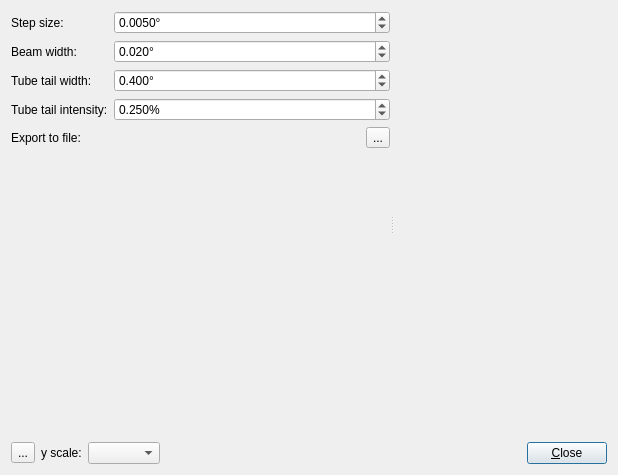
<?xml version="1.0" encoding="UTF-8"?>
<ui version="4.0">
 <class>TubeTailSimulatorDialog</class>
 <widget class="QDialog" name="TubeTailSimulatorDialog">
  <property name="geometry">
   <rect>
    <x>0</x>
    <y>0</y>
    <width>618</width>
    <height>475</height>
   </rect>
  </property>
  <property name="windowTitle">
   <string>Dialog</string>
  </property>
  <layout class="QVBoxLayout" name="verticalLayout">
   <item>
    <widget class="QSplitter" name="splitter">
     <property name="sizePolicy">
      <sizepolicy hsizetype="Expanding" vsizetype="Expanding">
       <horstretch>0</horstretch>
       <verstretch>0</verstretch>
      </sizepolicy>
     </property>
     <property name="orientation">
      <enum>Qt::Horizontal</enum>
     </property>
     <widget class="QWidget" name="layoutWidget">
      <layout class="QGridLayout" name="gridLayout">
       <item row="3" column="0">
        <widget class="QLabel" name="label_4">
         <property name="text">
          <string>Tube tail intensity:</string>
         </property>
        </widget>
       </item>
       <item row="2" column="1">
        <widget class="QDoubleSpinBox" name="doubleSpinBoxTubeTailWidth">
         <property name="suffix">
          <string>°</string>
         </property>
         <property name="decimals">
          <number>3</number>
         </property>
         <property name="minimum">
          <double>0.010000000000000</double>
         </property>
         <property name="maximum">
          <double>10.000000000000000</double>
         </property>
         <property name="singleStep">
          <double>0.010000000000000</double>
         </property>
         <property name="value">
          <double>0.400000000000000</double>
         </property>
        </widget>
       </item>
       <item row="0" column="0">
        <widget class="QLabel" name="label">
         <property name="text">
          <string>Step size:</string>
         </property>
        </widget>
       </item>
       <item row="4" column="1">
        <layout class="QHBoxLayout" name="horizontalLayout_2">
         <item>
          <spacer name="horizontalSpacer_2">
           <property name="orientation">
            <enum>Qt::Horizontal</enum>
           </property>
           <property name="sizeHint" stdset="0">
            <size>
             <width>40</width>
             <height>20</height>
            </size>
           </property>
          </spacer>
         </item>
         <item>
          <widget class="QToolButton" name="toolButtonExport">
           <property name="toolTip">
            <string>Save data to scan file</string>
           </property>
           <property name="text">
            <string>...</string>
           </property>
           <property name="icon">
            <iconset theme="profex-save-as">
             <normaloff>.</normaloff>.</iconset>
           </property>
          </widget>
         </item>
        </layout>
       </item>
       <item row="1" column="0">
        <widget class="QLabel" name="label_2">
         <property name="text">
          <string>Beam width:</string>
         </property>
        </widget>
       </item>
       <item row="3" column="1">
        <widget class="QDoubleSpinBox" name="doubleSpinBoxTubeTailHeight">
         <property name="suffix">
          <string>%</string>
         </property>
         <property name="decimals">
          <number>3</number>
         </property>
         <property name="singleStep">
          <double>0.050000000000000</double>
         </property>
         <property name="value">
          <double>0.250000000000000</double>
         </property>
        </widget>
       </item>
       <item row="2" column="0">
        <widget class="QLabel" name="label_3">
         <property name="text">
          <string>Tube tail width:</string>
         </property>
        </widget>
       </item>
       <item row="0" column="1">
        <widget class="QDoubleSpinBox" name="doubleSpinBoxStepSize">
         <property name="suffix">
          <string>°</string>
         </property>
         <property name="decimals">
          <number>4</number>
         </property>
         <property name="minimum">
          <double>0.001000000000000</double>
         </property>
         <property name="maximum">
          <double>0.100000000000000</double>
         </property>
         <property name="singleStep">
          <double>0.001000000000000</double>
         </property>
         <property name="value">
          <double>0.005000000000000</double>
         </property>
        </widget>
       </item>
       <item row="1" column="1">
        <widget class="QDoubleSpinBox" name="doubleSpinBoxBeamWidth">
         <property name="suffix">
          <string>°</string>
         </property>
         <property name="decimals">
          <number>3</number>
         </property>
         <property name="minimum">
          <double>0.001000000000000</double>
         </property>
         <property name="maximum">
          <double>1.000000000000000</double>
         </property>
         <property name="singleStep">
          <double>0.001000000000000</double>
         </property>
         <property name="value">
          <double>0.020000000000000</double>
         </property>
        </widget>
       </item>
       <item row="4" column="0">
        <widget class="QLabel" name="label_5">
         <property name="text">
          <string>Export to file:</string>
         </property>
        </widget>
       </item>
       <item row="5" column="0">
        <spacer name="verticalSpacer">
         <property name="orientation">
          <enum>Qt::Vertical</enum>
         </property>
         <property name="sizeHint" stdset="0">
          <size>
           <width>20</width>
           <height>40</height>
          </size>
         </property>
        </spacer>
       </item>
      </layout>
     </widget>
     <widget class="QCustomPlot" name="plotWidget" native="true">
      <property name="sizePolicy">
       <sizepolicy hsizetype="Expanding" vsizetype="Expanding">
        <horstretch>0</horstretch>
        <verstretch>0</verstretch>
       </sizepolicy>
      </property>
     </widget>
    </widget>
   </item>
   <item>
    <layout class="QHBoxLayout" name="horizontalLayout">
     <item>
      <widget class="QToolButton" name="toolButtonReset">
       <property name="toolTip">
        <string>Reset parameters to default values</string>
       </property>
       <property name="text">
        <string>...</string>
       </property>
       <property name="icon">
        <iconset theme="profex-undo">
         <normaloff>.</normaloff>.</iconset>
       </property>
      </widget>
     </item>
     <item>
      <widget class="QLabel" name="label_6">
       <property name="text">
        <string>y scale:</string>
       </property>
      </widget>
     </item>
     <item>
      <widget class="QComboBox" name="comboBoxYScale"/>
     </item>
     <item>
      <spacer name="horizontalSpacer">
       <property name="orientation">
        <enum>Qt::Horizontal</enum>
       </property>
       <property name="sizeHint" stdset="0">
        <size>
         <width>40</width>
         <height>20</height>
        </size>
       </property>
      </spacer>
     </item>
     <item>
      <widget class="QPushButton" name="pushButtonClose">
       <property name="text">
        <string>&amp;Close</string>
       </property>
      </widget>
     </item>
    </layout>
   </item>
  </layout>
 </widget>
 <customwidgets>
  <customwidget>
   <class>QCustomPlot</class>
   <extends>QWidget</extends>
   <header>3rdparty/qcustomplot/qcustomplot.h</header>
   <container>1</container>
  </customwidget>
 </customwidgets>
 <resources/>
 <connections>
  <connection>
   <sender>pushButtonClose</sender>
   <signal>clicked()</signal>
   <receiver>TubeTailSimulatorDialog</receiver>
   <slot>close()</slot>
   <hints>
    <hint type="sourcelabel">
     <x>544</x>
     <y>447</y>
    </hint>
    <hint type="destinationlabel">
     <x>462</x>
     <y>447</y>
    </hint>
   </hints>
  </connection>
  <connection>
   <sender>toolButtonExport</sender>
   <signal>clicked()</signal>
   <receiver>TubeTailSimulatorDialog</receiver>
   <slot>exportData()</slot>
   <hints>
    <hint type="sourcelabel">
     <x>385</x>
     <y>144</y>
    </hint>
    <hint type="destinationlabel">
     <x>5</x>
     <y>150</y>
    </hint>
   </hints>
  </connection>
  <connection>
   <sender>doubleSpinBoxStepSize</sender>
   <signal>valueChanged(double)</signal>
   <receiver>TubeTailSimulatorDialog</receiver>
   <slot>updatePlot()</slot>
   <hints>
    <hint type="sourcelabel">
     <x>161</x>
     <y>19</y>
    </hint>
    <hint type="destinationlabel">
     <x>5</x>
     <y>16</y>
    </hint>
   </hints>
  </connection>
  <connection>
   <sender>doubleSpinBoxBeamWidth</sender>
   <signal>valueChanged(double)</signal>
   <receiver>TubeTailSimulatorDialog</receiver>
   <slot>updatePlot()</slot>
   <hints>
    <hint type="sourcelabel">
     <x>154</x>
     <y>52</y>
    </hint>
    <hint type="destinationlabel">
     <x>3</x>
     <y>54</y>
    </hint>
   </hints>
  </connection>
  <connection>
   <sender>doubleSpinBoxTubeTailWidth</sender>
   <signal>valueChanged(double)</signal>
   <receiver>TubeTailSimulatorDialog</receiver>
   <slot>updatePlot()</slot>
   <hints>
    <hint type="sourcelabel">
     <x>151</x>
     <y>81</y>
    </hint>
    <hint type="destinationlabel">
     <x>3</x>
     <y>90</y>
    </hint>
   </hints>
  </connection>
  <connection>
   <sender>doubleSpinBoxTubeTailHeight</sender>
   <signal>valueChanged(double)</signal>
   <receiver>TubeTailSimulatorDialog</receiver>
   <slot>updatePlot()</slot>
   <hints>
    <hint type="sourcelabel">
     <x>149</x>
     <y>108</y>
    </hint>
    <hint type="destinationlabel">
     <x>2</x>
     <y>126</y>
    </hint>
   </hints>
  </connection>
  <connection>
   <sender>comboBoxYScale</sender>
   <signal>currentIndexChanged(int)</signal>
   <receiver>TubeTailSimulatorDialog</receiver>
   <slot>axisScaleChanged(int)</slot>
   <hints>
    <hint type="sourcelabel">
     <x>144</x>
     <y>452</y>
    </hint>
    <hint type="destinationlabel">
     <x>203</x>
     <y>452</y>
    </hint>
   </hints>
  </connection>
  <connection>
   <sender>toolButtonReset</sender>
   <signal>clicked()</signal>
   <receiver>TubeTailSimulatorDialog</receiver>
   <slot>resetValues()</slot>
   <hints>
    <hint type="sourcelabel">
     <x>15</x>
     <y>450</y>
    </hint>
    <hint type="destinationlabel">
     <x>2</x>
     <y>449</y>
    </hint>
   </hints>
  </connection>
 </connections>
 <slots>
  <slot>updatePlot()</slot>
  <slot>exportData()</slot>
  <slot>axisScaleChanged(int)</slot>
  <slot>resetValues()</slot>
 </slots>
</ui>
